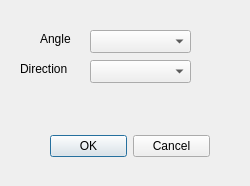
<ui version="4.0" >
 <class>WindDialog</class>
 <widget class="QDialog" name="WindDialog" >
  <property name="geometry" >
   <rect>
    <x>0</x>
    <y>0</y>
    <width>250</width>
    <height>186</height>
   </rect>
  </property>
  <property name="windowTitle" >
   <string>Wind Direction</string>
  </property>
  <widget class="QDialogButtonBox" name="buttonBox" >
   <property name="geometry" >
    <rect>
     <x>50</x>
     <y>130</y>
     <width>160</width>
     <height>32</height>
    </rect>
   </property>
   <property name="orientation" >
    <enum>Qt::Horizontal</enum>
   </property>
   <property name="standardButtons" >
    <set>QDialogButtonBox::Cancel|QDialogButtonBox::NoButton|QDialogButtonBox::Ok</set>
   </property>
  </widget>
  <widget class="QComboBox" name="angleDropDown" >
   <property name="geometry" >
    <rect>
     <x>90</x>
     <y>30</y>
     <width>101</width>
     <height>23</height>
    </rect>
   </property>
  </widget>
  <widget class="QComboBox" name="directionDropDown" >
   <property name="geometry" >
    <rect>
     <x>90</x>
     <y>60</y>
     <width>101</width>
     <height>23</height>
    </rect>
   </property>
  </widget>
  <widget class="QLabel" name="label" >
   <property name="geometry" >
    <rect>
     <x>40</x>
     <y>30</y>
     <width>32</width>
     <height>18</height>
    </rect>
   </property>
   <property name="text" >
    <string>Angle</string>
   </property>
  </widget>
  <widget class="QLabel" name="label_2" >
   <property name="geometry" >
    <rect>
     <x>20</x>
     <y>60</y>
     <width>50</width>
     <height>18</height>
    </rect>
   </property>
   <property name="text" >
    <string>Direction</string>
   </property>
  </widget>
 </widget>
 <resources/>
 <connections>
  <connection>
   <sender>buttonBox</sender>
   <signal>accepted()</signal>
   <receiver>WindDialog</receiver>
   <slot>accept()</slot>
   <hints>
    <hint type="sourcelabel" >
     <x>248</x>
     <y>254</y>
    </hint>
    <hint type="destinationlabel" >
     <x>157</x>
     <y>274</y>
    </hint>
   </hints>
  </connection>
  <connection>
   <sender>buttonBox</sender>
   <signal>rejected()</signal>
   <receiver>WindDialog</receiver>
   <slot>reject()</slot>
   <hints>
    <hint type="sourcelabel" >
     <x>316</x>
     <y>260</y>
    </hint>
    <hint type="destinationlabel" >
     <x>286</x>
     <y>274</y>
    </hint>
   </hints>
  </connection>
 </connections>
</ui>
